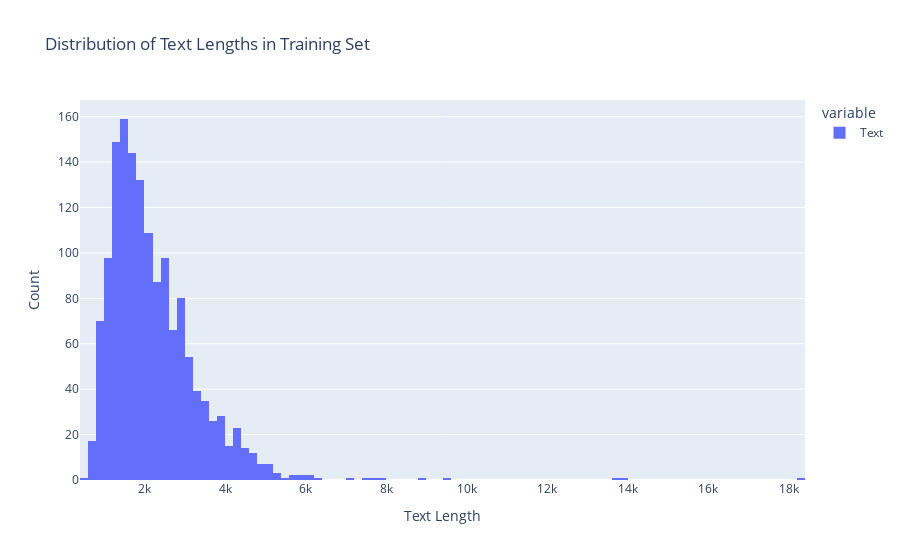

Here is the notebook cell this chart was saved with:
### Markdown cell above
It appears that the dataset is relatively balanced, with a slight imbalance towards the 'sport' category.

### Code cell
# mean, min, max, and std of the length of the text in the training set
text_length = train_df['Text'].apply(len)
print(text_length.describe())

# Visualize the distribution of text lengths in the training set
fig = px.histogram(text_length, title='Distribution of Text Lengths in Training Set')
fig.update_xaxes(title='Text Length')
fig.update_yaxes(title='Count')
fig.show()

### Figure 1 — Plotly figure (JSON) as saved in the notebook; plotly's stock layout.template omitted (floating-point values rounded to 4 significant figures; data arrays with more than 128 entries replaced by an {"elided": "..."} marker saying what was removed)
{"data": [{"bingroup": "x", "hovertemplate": "variable=Text<br>value=%{x}<br>count=%{y}<extra></extra>", "legendgroup": "Text", "marker": {"color": "#636efa", "pattern": {"shape": ""}}, "name": "Text", "orientation": "v", "showlegend": true, "type": "histogram", "x": {"elided": "1490 int values"}, "xaxis": "x", "yaxis": "y"}], "layout": {"barmode": "relative", "legend": {"title": {"text": "variable"}, "tracegroupgap": 0}, "title": {"text": "Distribution of Text Lengths in Training Set"}, "xaxis": {"anchor": "y", "domain": [0, 1], "title": {"text": "Text Length"}}, "yaxis": {"anchor": "x", "domain": [0, 1], "title": {"text": "Count"}}}}
